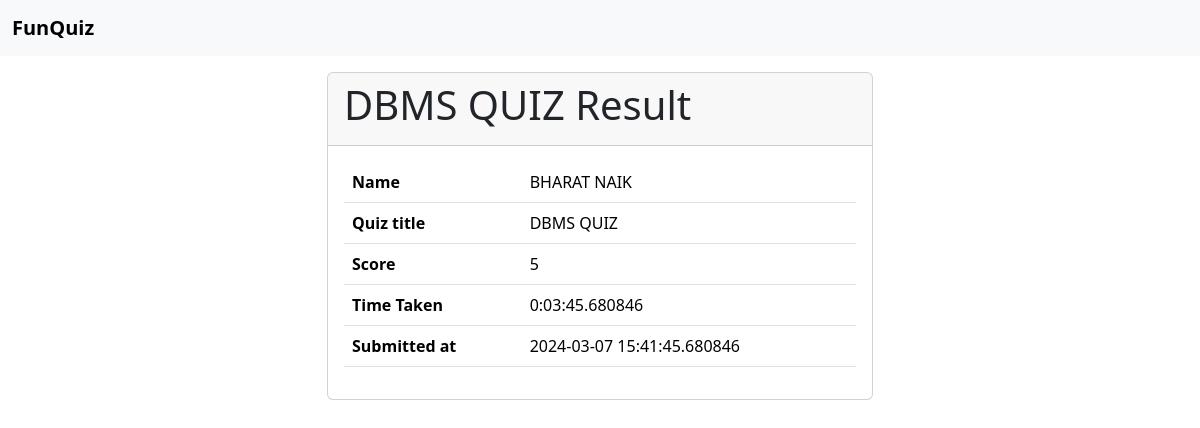
/quiz/result/dbms-quiz (signed in), run on the app's committed database.
### tables this page shows
CREATE TABLE QUIZ (
    CODE TEXT PRIMARY KEY,
    TITLE TEXT,
    START_TIME DATETIME,
    DURATION FLOAT,
    NO_QUESTIONS INTEGER
);

CREATE TABLE RESULT (
    RESULT_ID INTEGER PRIMARY KEY AUTOINCREMENT,
    SCORE INTEGER,
    USER_ID INTEGER,
    QUIZ_CODE TEXT,
    TIME_TAKEN FLOAT,
    SUBMITTED_AT DATETIME,
    FOREIGN KEY(USER_ID) REFERENCES USERS(ID)  ON DELETE CASCADE,
    FOREIGN KEY(QUIZ_CODE) REFERENCES QUIZ(CODE)  ON DELETE CASCADE
);

### wsgi.py (the view)
@app.route("/quiz/result/<code>", methods=["GET", "POST"])
@login_required
def result(code):
    result = QuizHandler().get_result(code)
    return render_template("quiz/result.html", result=result)

### utils/auth.py (called while the page is built)
    def get_user(self, email:str):
        row =  self.cur.execute("SELECT ID,  FNAME, LNAME, AGE, EMAIL FROM USERS WHERE EMAIL = ?", (email, )).fetchone()
        if row:
            return User(*row)
        return None

### utils/database.py (called while the page is built)
    def __del__(self):
        self.conn.close()

### utils/quizhandler.py (called while the page is built)
    def get(self, code:str):
        row = self.cur.execute("SELECT * FROM QUIZ WHERE CODE = ?", (code,)).fetchone()
        if row:
            return Quiz(row[0], row[1], row[2], timedelta(seconds=row[3]), row[4])
        return row

    def get_result(self, code):
        user = Auth().get_user(session.get("user-token"))
        result = self.cur.execute("SELECT * FROM RESULT WHERE QUIZ_CODE = ? AND USER_ID = ?", (code, user.id)).fetchone()
        return Result(
            user=user,
            quiz = QuizHandler().get(code),
            score = result[1],
            time_taken=timedelta(seconds=result[4]),
            submitted_at=result[5]
        )

### utils/type.py (called while the page is built)
    def full_name(self):
        return self.fname + " " + self.lname

### templates/quiz/result.html
{% extends 'base.html' %}
{% block content %}
<div class="row">
    <div class="col-md-3"></div>
    <div class="col-md-6">
        <div class="card">
            <div class="card-header">
                <h1>{{ result.quiz.title }} Result</h1>
            </div>
            <div class="card-body">
                <table class="table">
                    <tr><th>Name </th><td>{{ result.user.full_name() }}</td></tr>
                    <tr><th>Quiz title</th><td>{{ result.quiz.title }}</td></tr>
                    <tr><th>Score</th><td>{{ result.score }}</td></tr>
                    <tr><th>Time Taken</th><td>{{ result.time_taken }}</td></tr>
                    <tr><th>Submitted at</th><td>{{ result.submitted_at }}</td></tr>
                </table>
            </div>
        </div>
    </div>
</div>
{% endblock content %}

### data on the page
QUIZ: quiz "DBMS QUIZ"
RESULT: score "5", submitted_at "2024-03-07 15:41:45.680846"

### other printed values
{{ result.user.full_name() }} "BHARAT NAIK"
{{ result.time_taken }} "0:03:45.680846"
